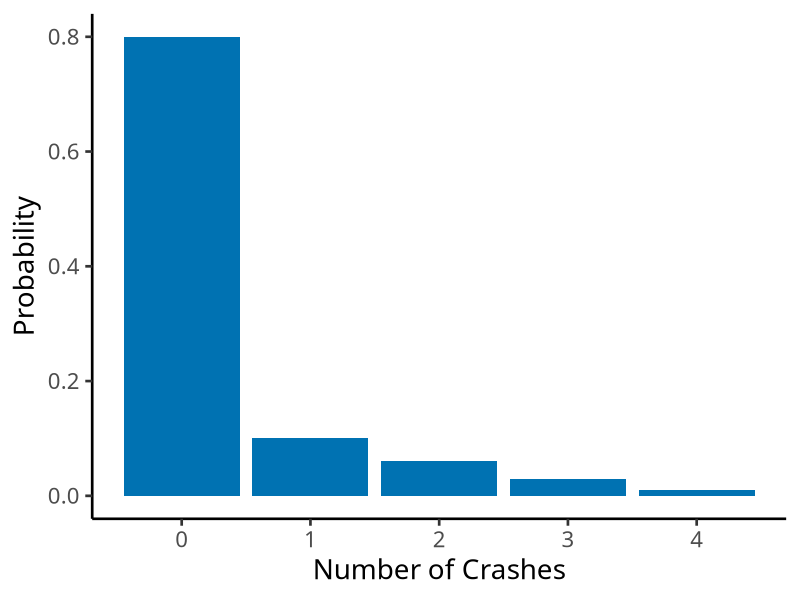
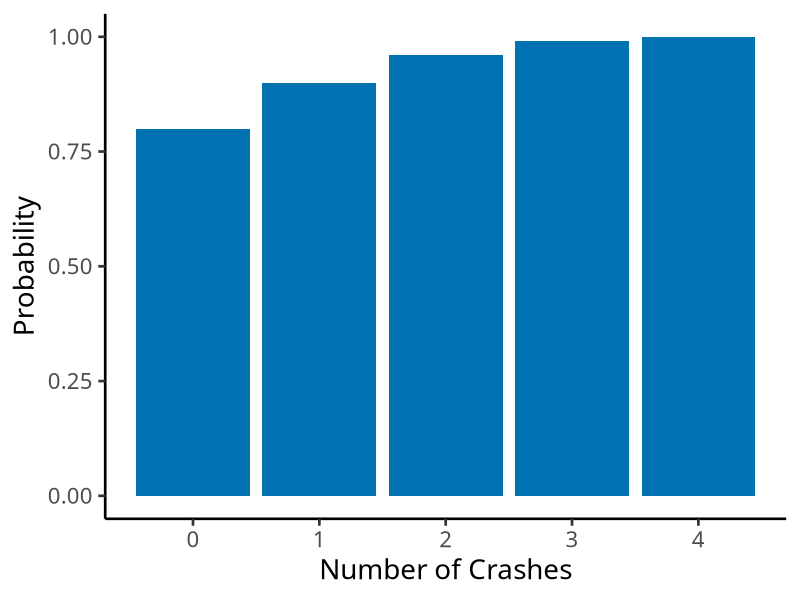
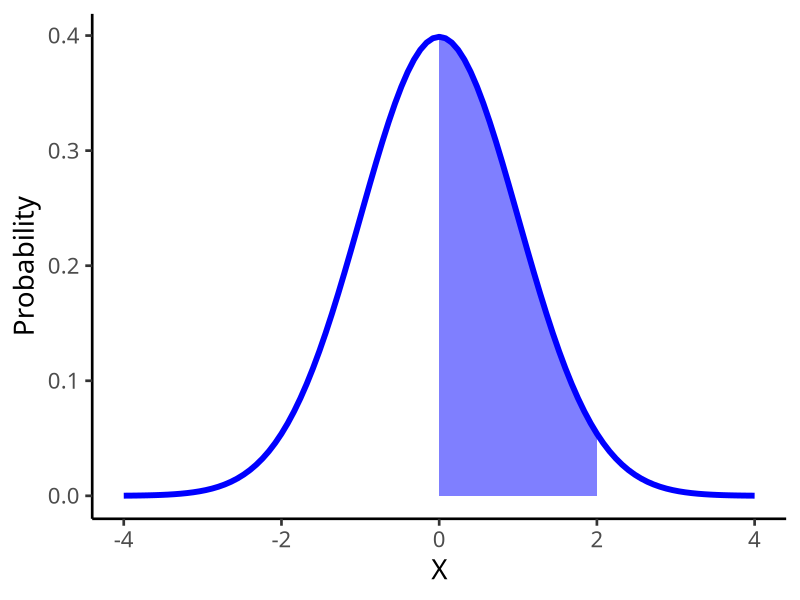
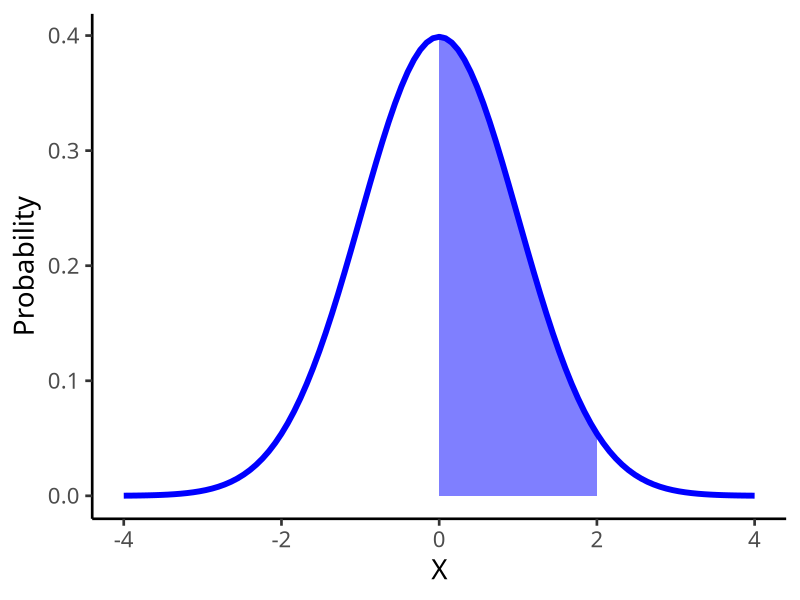
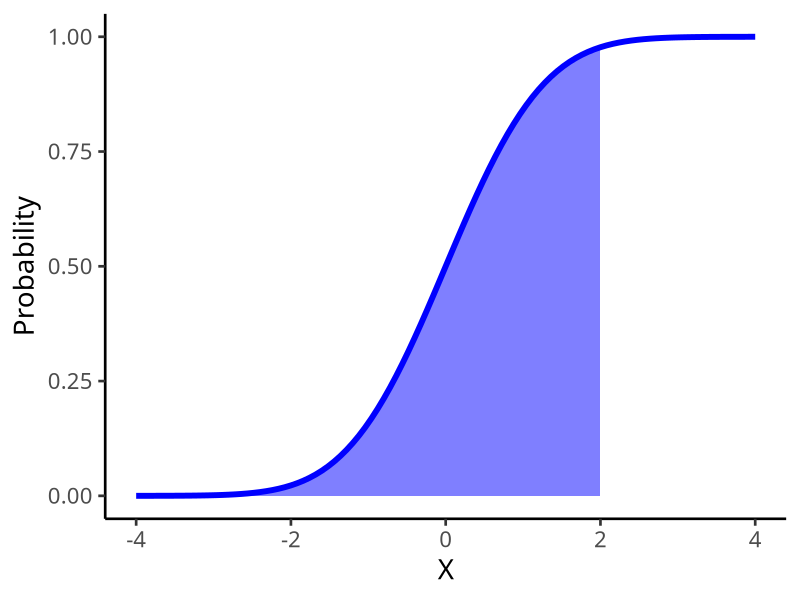
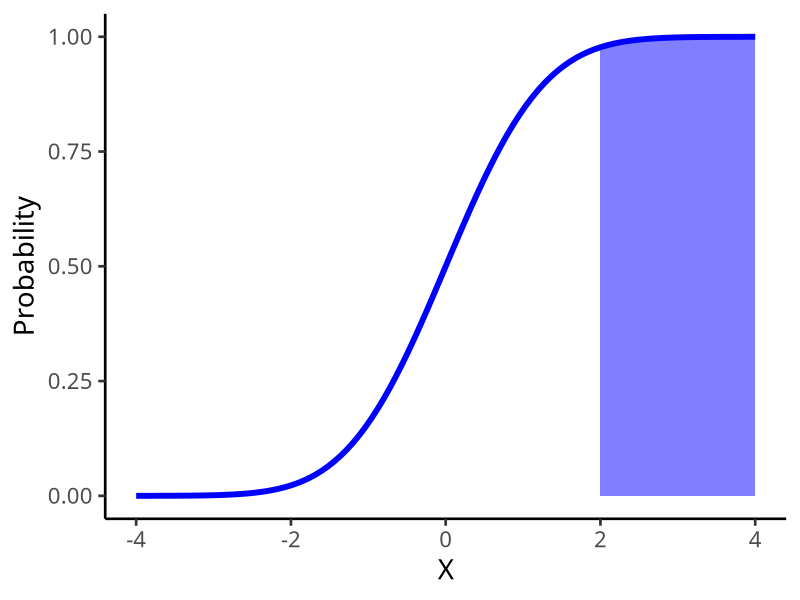
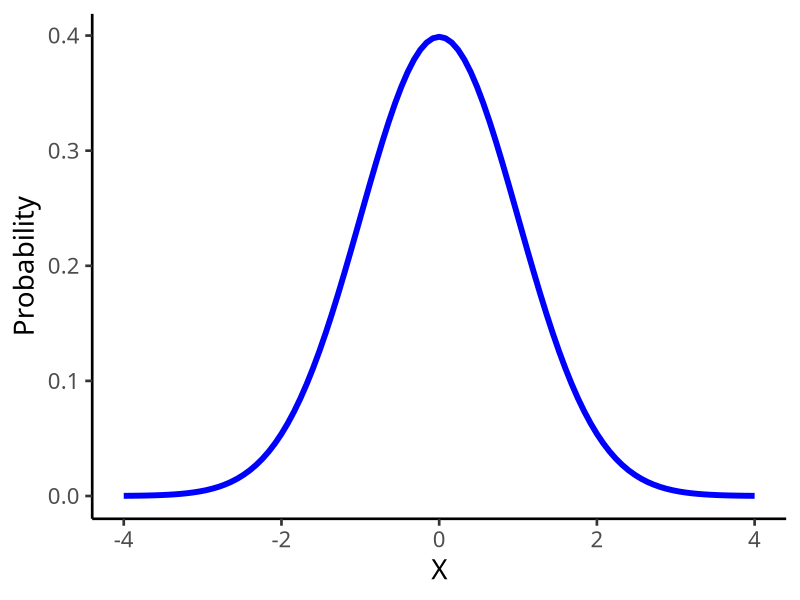
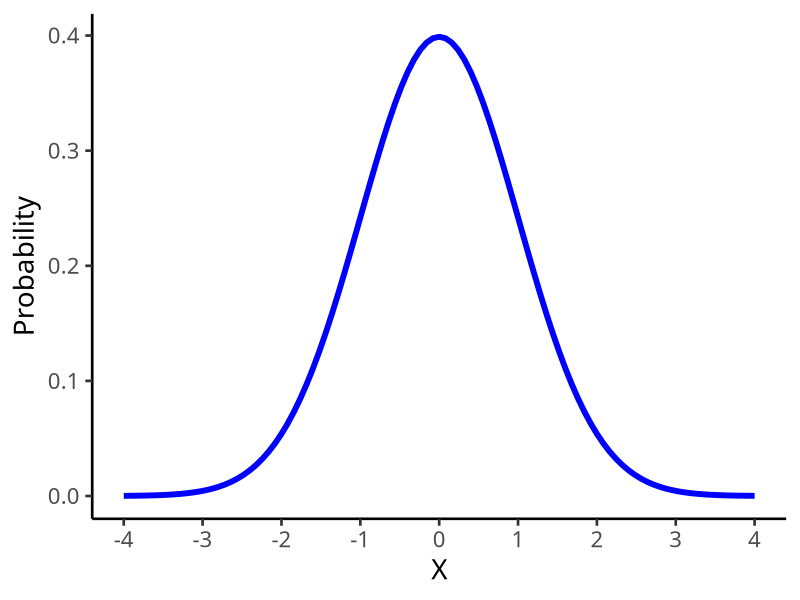

The R source for these figures, in order:
## ---- chunk 1
options(htmltools.dir.version = FALSE)
knitr::opts_chunk$set(echo=F,
                      message=F,
                      warning=F)
library(tidyverse)
set.seed(256)
update_geom_defaults("label", list(family = "Fira Sans Condensed"))
## ---- chunk 2
crashes<-tibble(number = c(0,1,2,3,4),
                prob = c(0.80, 0.10, 0.06, 0.03, 0.01))

ggplot(data = crashes)+
  aes(x = number,
      y = prob)+
  geom_col(fill="#0072B2")+
  labs(x = "Number of Crashes",
       y = "Probability")+
    theme_classic(base_family = "Fira Sans Condensed",
           base_size=20)
## ---- chunk 3
crashes<-crashes %>%
  mutate(cum_prob = cumsum(prob))

crashes

## ---- chunk 4
crashes<-crashes %>%
  mutate(cum_prob = cumsum(prob))

ggplot(data = crashes)+
  aes(x = number,
      y = cum_prob)+
  geom_col(fill="#0072B2")+
  labs(x = "Number of Crashes",
       y = "Probability")+
    theme_classic(base_family = "Fira Sans Condensed",
           base_size=20)
## ---- chunk 5
# Make a Random Variable called X
X<-tibble(x_i=c(1,2,3,4), # values of X
          p_i=c(0.50,0.25,0.15,0.10)) # probabilities

X %>%
  summarize(expected_value = sum(x_i*p_i))
## ---- chunk 6
# get the expected value 
crashes %>%
  summarize(expected_value = sum(number*prob))

# save this for quick use
exp_value<-0.35

crashes_2 <- crashes %>%
  select(-cum_prob) %>% # we don't need the cdf
  # create new columns
  mutate(deviations = number - exp_value, # deviations from exp_value
         deviations_sq = deviations^2,
         weighted_devs_sq = prob * deviations^2) # square deviations
## ---- chunk 7
# look at what we made
crashes_2
## ---- chunk 8
# now we want to take the expected value of the squared deviations to get variance
crashes_2 %>%
  summarize(variance = sum(weighted_devs_sq), # variance
            sd = sqrt(variance)) # sd is square root
## ---- chunk 9

shade_0_to_2 <- function(x) {
    y <- dnorm(x, mean = 0, sd = 1)
    y[x < 0 | x >2] <- NA
    return(y)
}

ggplot(data = tibble(x=-4:4))+
  aes(x = x)+
  stat_function(fun = dnorm, size=2, color="blue")+
  stat_function(fun=shade_0_to_2, geom="area", fill="blue", alpha=0.5)+
  labs(x = "X",
       y = "Probability")+
  theme_classic(base_family = "Fira Sans Condensed",
           base_size=20)
## ---- chunk 10

shade_0_to_2 <- function(x) {
    y <- dnorm(x, mean = 0, sd = 1)
    y[x < 0 | x >2] <- NA
    return(y)
}

ggplot(data = tibble(x=-4:4))+
  aes(x = x)+
  stat_function(fun = dnorm, size=2, color="blue")+
  stat_function(fun=shade_0_to_2, geom="area", fill="blue", alpha=0.5)+
  labs(x = "X",
       y = "Probability")+
  theme_classic(base_family = "Fira Sans Condensed",
           base_size=20)
## ---- chunk 11

shade_up_to_2 <- function(x) {
    y <- pnorm(x, mean = 0, sd = 1)
    y[x < -4 | x >2] <- NA
    return(y)
}

ggplot(data = tibble(x=-4:4))+
  aes(x = x)+
  stat_function(fun = pnorm, size=2, color="blue")+
  stat_function(fun=shade_up_to_2, geom="area", fill="blue", alpha=0.5)+
  labs(x = "X",
       y = "Probability")+
  theme_classic(base_family = "Fira Sans Condensed",
           base_size=20)
## ---- chunk 12

shade_2_up <- function(x) {
    y <- pnorm(x, mean = 0, sd = 1)
    y[x < 2 | x >4] <- NA
    return(y)
}

ggplot(data = tibble(x=-4:4))+
  aes(x = x)+
  stat_function(fun = pnorm, size=2, color="blue")+
  stat_function(fun=shade_2_up, geom="area", fill="blue", alpha=0.5)+
  labs(x = "X",
       y = "Probability")+
  theme_classic(base_family = "Fira Sans Condensed",
           base_size=20)
## ---- chunk 13
ggplot(data = tibble(x=-4:4))+
  aes(x = x)+
  stat_function(fun = dnorm, size=2, color="blue")+
  labs(x = "X",
       y = "Probability")+
  theme_classic(base_family = "Fira Sans Condensed",
           base_size=20)
## ---- chunk 14
normal_pdf<-ggplot(data = tibble(x=-4:4))+
  aes(x = x)+
  stat_function(fun = dnorm, size=2, color="blue")+
  labs(x = "X",
       y = "Probability")+
  scale_x_continuous(breaks=seq(-4,4,1))+
  theme_classic(base_family = "Fira Sans Condensed",
           base_size=20)
normal_pdf
## ---- chunk 15
shade68 <- function(x) {
    y <- dnorm(x, mean = 0, sd = 1)
    y[x < -1 | x > 1] <- NA
    return(y)
}

shade95 <- function(x) {
    y <- dnorm(x, mean = 0, sd = 1)
    y[x < -2 | x > 2] <- NA
    return(y)
}

shade99.7 <- function(x) {
    y <- dnorm(x, mean = 0, sd = 1)
    y[x < -3 | x > 3] <- NA
    return(y)
}

## ---- chunk 16
normal_pdf
## ---- chunk 17
normal_pdf + 
  stat_function(fun = shade68, geom="area", fill="#8856a7", alpha=0.6)+
  annotate("segment", x = -1, xend = 1, y = 0.15, yend = 0.15, colour = "#000000", size=0.5, linetype = 2, alpha=1, arrow=arrow(length=unit(0.25,"cm"), ends="both", type="closed"))+
  annotate("text", x = 0, y = 0.16, label = "68%", color="#000000")
## ---- chunk 18
normal_pdf + 
  stat_function(fun = shade99.7, geom="area", fill="#e0ecf4", alpha=0.6)+
  stat_function(fun = shade95, geom="area", fill="#9ebcda", alpha=0.6)+
  stat_function(fun = shade68, geom="area", fill="#8856a7", alpha=0.6)+
  annotate("text", x = 0, y = 0.11, label = "95%", color="#000000")+
  annotate("segment", x = -1, xend = 1, y = 0.15, yend = 0.15, colour = "#000000", size=0.5, linetype = 2, alpha=1, arrow=arrow(length=unit(0.25,"cm"), ends="both", type="closed"))+
  annotate("segment", x = -2, xend = 2, y = 0.10, yend = 0.10, colour = "#000000", size=0.5, linetype = 2, alpha=1, arrow=arrow(length=unit(0.25,"cm"), ends="both", type="closed"))+
  annotate("text", x = 0, y = 0.16, label = "68%", color="#000000")
## ---- chunk 19
normal_pdf + 
  stat_function(fun = shade99.7, geom="area", fill="#e0ecf4", alpha=0.6)+
  stat_function(fun = shade95, geom="area", fill="#9ebcda", alpha=0.6)+
  stat_function(fun = shade68, geom="area", fill="#8856a7", alpha=0.6)+
  annotate("segment", x = -3, xend = 3, y = 0.05, yend = 0.05, colour = "#000000", size=0.5, linetype = 2, alpha=1, arrow=arrow(length=unit(0.25,"cm"), ends="both", type="closed"))+
  annotate("text", x = 0, y = 0.06, label = "99.7%", color="#000000")+
  annotate("segment", x = -2, xend = 2, y = 0.10, yend = 0.10, colour = "#000000", size=0.5, linetype = 2, alpha=1, arrow=arrow(length=unit(0.25,"cm"), ends="both", type="closed"))+
  annotate("text", x = 0, y = 0.11, label = "95%", color="#000000")+
  annotate("segment", x = -1, xend = 1, y = 0.15, yend = 0.15, colour = "#000000", size=0.5, linetype = 2, alpha=1, arrow=arrow(length=unit(0.25,"cm"), ends="both", type="closed"))+
  annotate("text", x = 0, y = 0.16, label = "68%", color="#000000")
## ---- chunk 20
normal_pdf
## ---- chunk 21
ggplot(data = tibble(x=-4:4))+
  aes(x = x)+
  stat_function(fun = pnorm, size=2, color="blue")+
  labs(x = "X",
       y = "Probability")+
  theme_classic(base_family = "Fira Sans Condensed",
           base_size=20)
## ---- chunk 22

shade_neg3.2_to_8 <- function(x) {
    y <- dnorm(x, mean = 2.4, sd = 5.6)
    y[x < -3.2 | x >8] <- NA
    return(y)
}

ggplot(data = tibble(x=seq(-20,24.8,5.6)))+
  aes(x = x)+
  stat_function(fun = dnorm, args=list(mean = 2.4, sd = 5.6), size=2, color="blue")+
  stat_function(fun=shade_neg3.2_to_8, geom="area", fill="blue", alpha=0.5)+
  labs(x = "Mutual Funds Return % (X)",
       y = "Probability")+
  scale_x_continuous(breaks=seq(-20,24.8,5.6))+
  theme_classic(base_family = "Fira Sans Condensed",
           base_size=20)
## ---- chunk 23

shade_neg1_to_1 <- function(x) {
    y <- dnorm(x, mean = 0, sd = 1)
    y[x < -1 | x >1] <- NA
    return(y)
}

ggplot(data = tibble(x=seq(-4,4,1)))+
  aes(x = x)+
  stat_function(fun = dnorm, size=2, color="green")+
  stat_function(fun=shade_neg1_to_1, geom="area", fill="green", alpha=0.5)+
  labs(x = "Standard Deviations (Z)",
       y = "Probability")+
  scale_x_continuous(breaks=seq(-4,4,1))+
  theme_classic(base_family = "Fira Sans Condensed",
           base_size=20)
## ---- chunk 24
shade_neg4_to_1 <- function(x) {
    y <- dnorm(x, mean = 0, sd = 1)
    y[x < -4 | x >1] <- NA
    return(y)
}

ggplot(data = tibble(x=-4:4))+
  aes(x = x)+
  stat_function(fun = dnorm, size=2, color="blue")+
  stat_function(fun=shade_neg4_to_1, geom="area", fill="blue", alpha=0.5)+
  labs(x = "X",
       y = "Probability")+
  scale_x_continuous(breaks=c(1),
                      label=c(expression(z[i])))+
  theme_classic(base_family = "Fira Sans Condensed",
           base_size=20)

## ---- chunk 25
shade_1_to_4 <- function(x) {
    y <- dnorm(x, mean = 0, sd = 1)
    y[x < 1 | x >4] <- NA
    return(y)
}

ggplot(data = tibble(x=-4:4))+
  aes(x = x)+
  stat_function(fun = dnorm, size=2, color="blue")+
  stat_function(fun=shade_1_to_4, geom="area", fill="blue", alpha=0.5)+
  labs(x = "X",
       y = "Probability")+
  scale_x_continuous(breaks=c(1),
                      label=c(expression(z[i])))+
  theme_classic(base_family = "Fira Sans Condensed",
           base_size=20)

## ---- chunk 26
shade_neg1_to_1 <- function(x) {
    y <- dnorm(x, mean = 0, sd = 1)
    y[x < -1 | x >1] <- NA
    return(y)
}

ggplot(data = tibble(x=-4:4))+
  aes(x = x)+
  stat_function(fun = dnorm, size=2, color="blue")+
  stat_function(fun=shade_neg1_to_1, geom="area", fill="blue", alpha=0.5)+
  labs(x = "X",
       y = "Probability")+
  scale_x_continuous(breaks=c(-1,1),
                      label=c(expression(z[1]), expression(z[1])))+
  theme_classic(base_family = "Fira Sans Condensed",
           base_size=20)

## ---- chunk 27
normal_pdf
## ---- chunk 28
pnorm(80, 
      mean = 75,
      sd = 10,
      lower.tail = FALSE) # looking to right
## ---- chunk 29
shade_80_up <- function(x) {
    y <- dnorm(x, mean = 75, sd = 10)
    y[x < 80] <- NA
    return(y)
}

ggplot(data = tibble(x=35:115))+
  aes(x = x)+
  stat_function(fun = dnorm, args=list(mean = 75, sd = 10), size=2, color="blue")+
  stat_function(fun=shade_80_up, geom="area", fill="blue", alpha=0.5)+
  labs(x = "X",
       y = "Probability")+
  scale_x_continuous(breaks = seq(35,115,5))+
  theme_classic(base_family = "Fira Sans Condensed",
           base_size=20)

## ---- chunk 30
pnorm(80, 
      mean = 75,
      sd = 10,
      lower.tail = TRUE) # looking to left
## ---- chunk 31
shade_up_to_80 <- function(x) {
    y <- dnorm(x, mean = 75, sd = 10)
    y[x > 80] <- NA
    return(y)
}

ggplot(data = tibble(x=35:115))+
  aes(x = x)+
  stat_function(fun = dnorm, args=list(mean = 75, sd = 10), size=2, color="blue")+
  stat_function(fun=shade_up_to_80, geom="area", fill="blue", alpha=0.5)+
  labs(x = "X",
       y = "Probability")+
  scale_x_continuous(breaks = seq(35,115,5))+
  theme_classic(base_family = "Fira Sans Condensed",
           base_size=20)

## ---- chunk 32
# subtract two left tails!
pnorm(85, # larger number first!
      mean = 75,
      sd = 10,
      lower.tail = TRUE)- # looking to left
  pnorm(65, # smaller number second!
        mean = 75,
        sd = 10,
        lower.tail = TRUE) #looking to left
## ---- chunk 33
shade_65_to_85 <- function(x) {
    y <- dnorm(x, mean = 75, sd = 10)
    y[x < 65 | x > 85] <- NA
    return(y)
}

ggplot(data = tibble(x=35:115))+
  aes(x = x)+
  stat_function(fun = dnorm, args=list(mean = 75, sd = 10), size=2, color="blue")+
  stat_function(fun=shade_65_to_85, geom="area", fill="blue", alpha=0.5)+
  labs(x = "X",
       y = "Probability")+
  scale_x_continuous(breaks = seq(35,115,5))+
  theme_classic(base_family = "Fira Sans Condensed",
           base_size=20)

